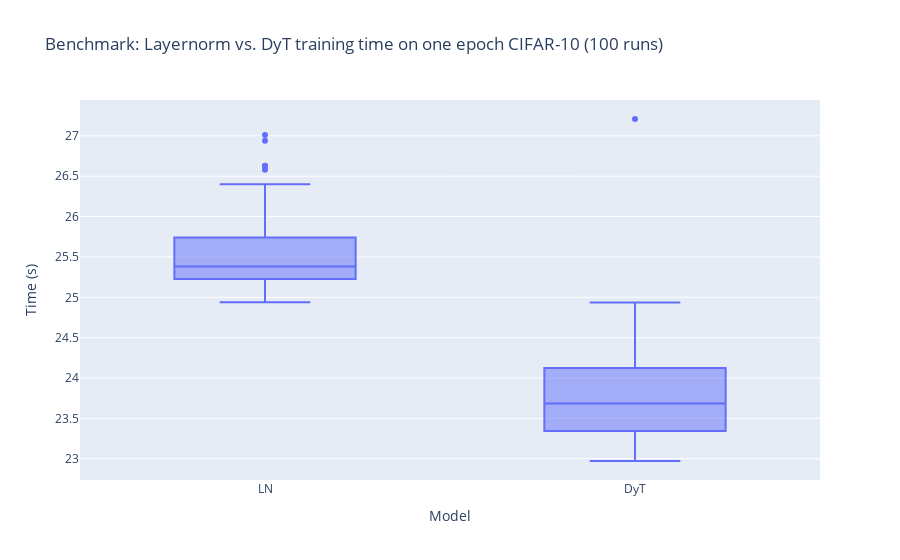

The code cell stored with this chart in its notebook:
### Code cell
# Plot box plot with plotly
import plotly.express as px

fig = px.box(y=[times_ln, times_dyt], labels={'y': 'Time (s)', 'x': 'Model'}, title=' Layernorm vs. DyT on one Epoch CIFAR-10 (100 runs)')

# rename wide_variable and x and y axis
fig.update_xaxes(title_text='Model', tickvals=[0, 1], ticktext=['LN', 'DyT'])
fig.update_yaxes(title_text='Time (s)')

fig.show(config={"displayModeBar": False})

# Info:
# one epoch of training with CIFA-10 dataset and batch size of 128
# 10 independent runs


fig.write_html("/Users/mac/Documents/git/ju2ez.github.io/assets/img/deep_learning/tanh/training_time_comparison.html")

### Figure 1 — Plotly figure (JSON) as saved in the notebook; plotly's stock layout.template omitted (floating-point values rounded to 4 significant figures; data arrays with more than 128 entries replaced by an {"elided": "..."} marker saying what was removed)
{"data": [{"alignmentgroup": "True", "hovertemplate": "variable=%{x}<br>value=%{y}<extra></extra>", "legendgroup": "", "marker": {"color": "#636efa"}, "name": "", "notched": false, "offsetgroup": "", "orientation": "v", "showlegend": false, "type": "box", "x": {"elided": "200 str values"}, "x0": " ", "xaxis": "x", "y": {"elided": "200 float values"}, "y0": " ", "yaxis": "y"}], "layout": {"boxmode": "group", "legend": {"tracegroupgap": 0}, "title": {"text": "Benchmark: Layernorm vs. DyT training time on one epoch CIFAR-10 (100 runs)"}, "xaxis": {"anchor": "y", "domain": [0, 1], "ticktext": ["LN", "DyT"], "tickvals": [0, 1], "title": {"text": "Model"}}, "yaxis": {"anchor": "x", "domain": [0, 1], "title": {"text": "Time (s)"}}}}
